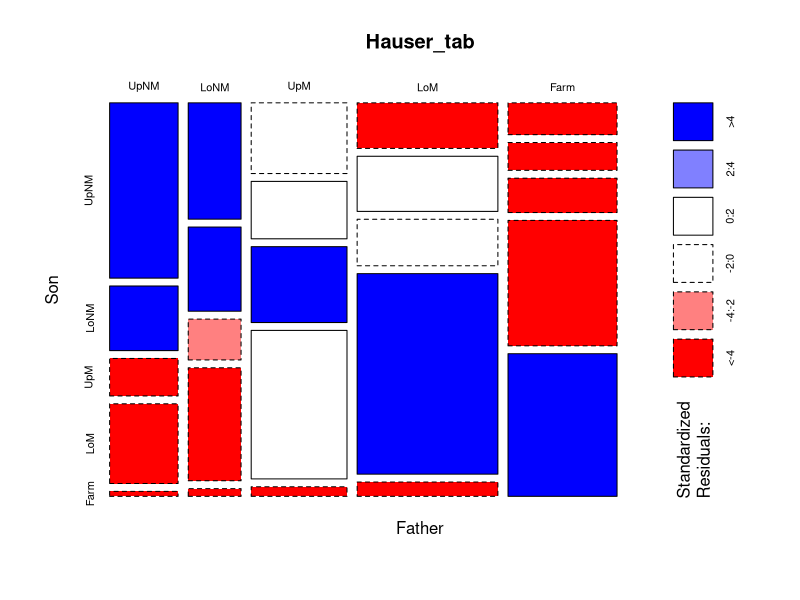
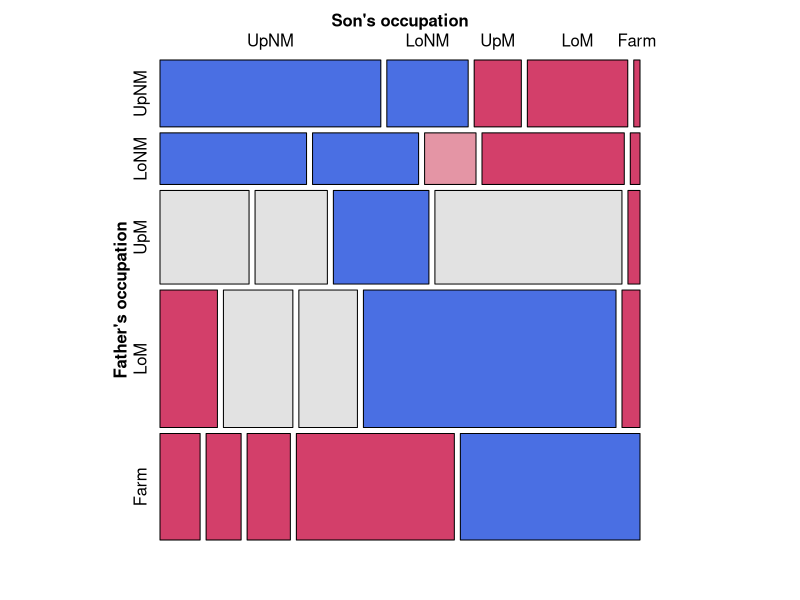
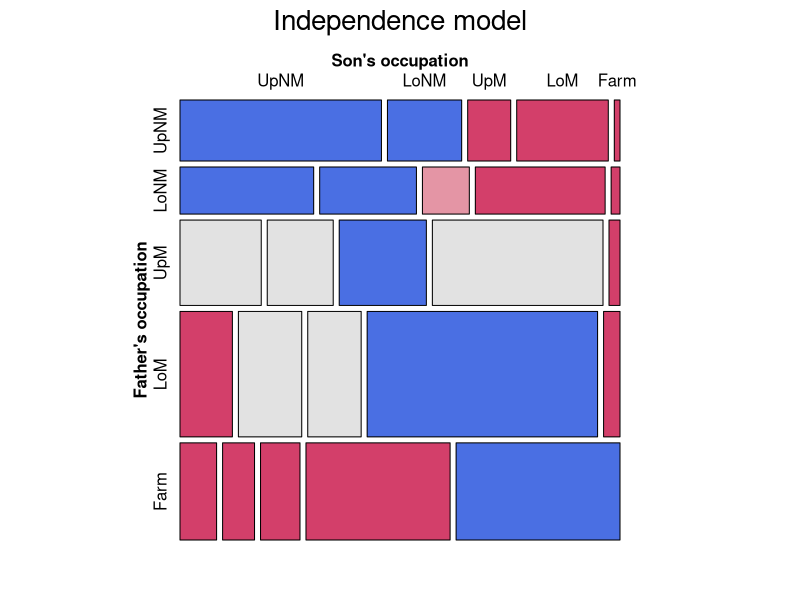
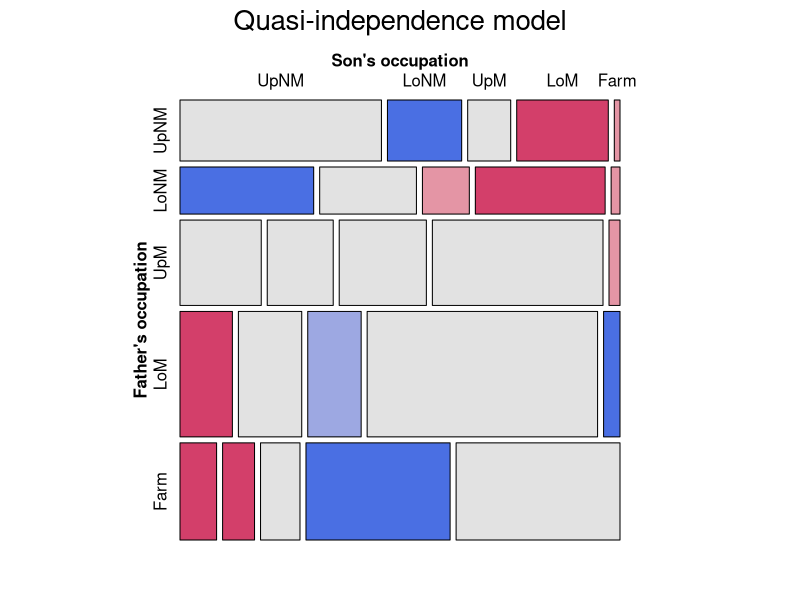
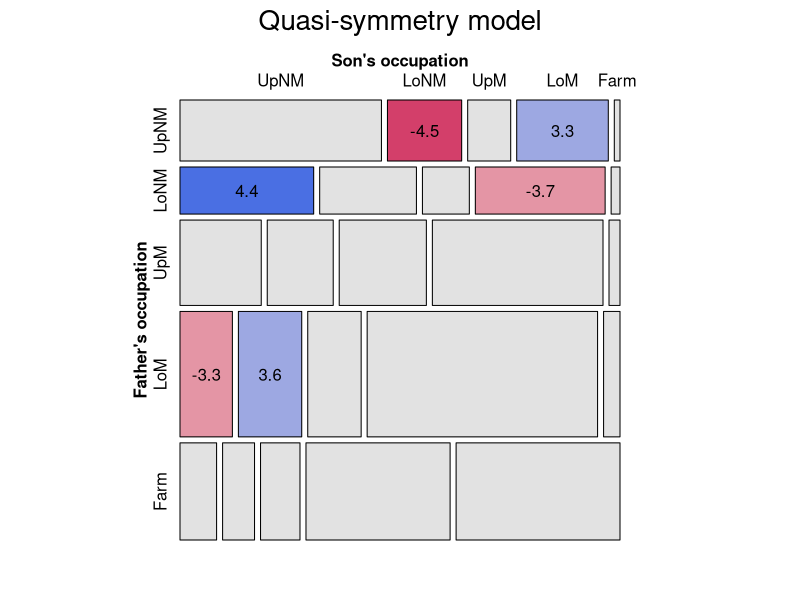
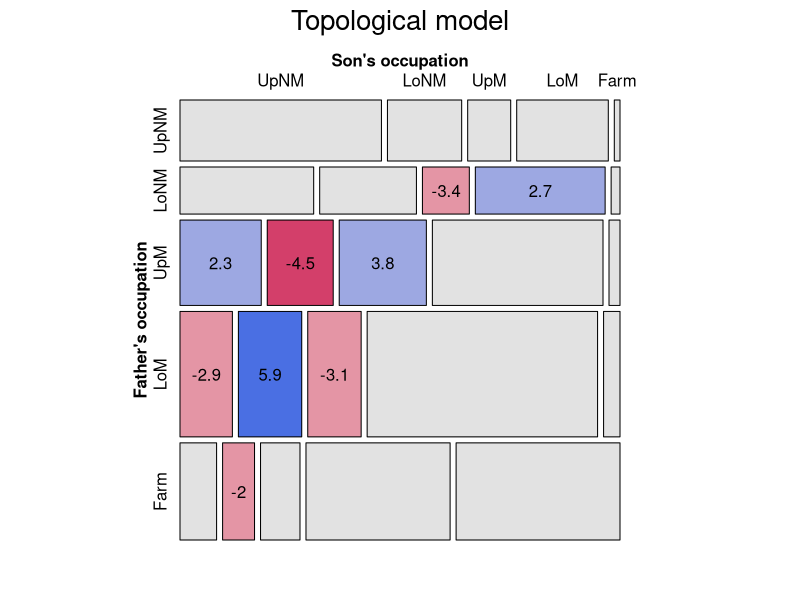
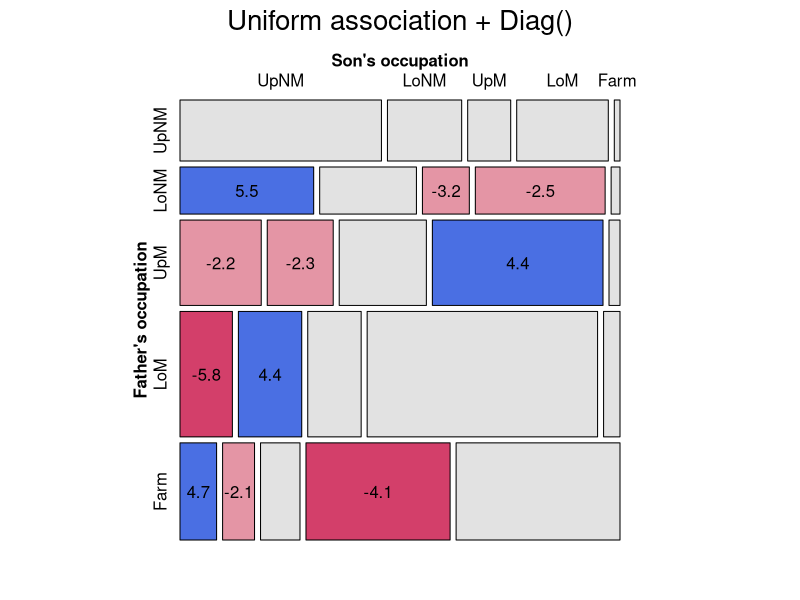

Reproduce these figures in R, in order.
## ---- chunk 1
knitr::opts_chunk$set(
  collapse = TRUE,
  message = FALSE,
  warning = FALSE,
  fig.height = 6,
  fig.width = 7,
#  fig.path = "fig/mobility-",
  dev = "png",
  comment = "##"
)

# save some typing
knitr::set_alias(w = "fig.width",
                 h = "fig.height",
                 cap = "fig.cap")

# colorize text
colorize <- function(x, color) {
  if (knitr::is_latex_output()) {
    sprintf("\\textcolor{%s}{%s}", color, x)
  } else if (knitr::is_html_output()) {
    sprintf("<span style='color: %s;'>%s</span>", color,
      x)
  } else x
}
## ---- chunk 2
data("Hauser79", package="vcdExtra")
str(Hauser79)
(Hauser_tab <- xtabs(Freq ~ Father + Son, data=Hauser79))
## ---- chunk 3
library(vcdExtra)
library(gnm)
library(dplyr)
## ---- chunk 4
plot(Hauser_tab, shade=TRUE)
## ---- chunk 5
labels <- list(set_varnames = c(Father="Father's occupation", 
                                Son="Son's occupation"))

mosaic(Freq ~ Father + Son, data=Hauser79,
       labeling_args = labels,
       shade=TRUE,
       legend = FALSE)
## ---- chunk 6
hauser.indep <- glm(Freq ~ Father + Son, 
  data=Hauser79, 
  family=poisson)

# the same mosaic, using the fitted model
mosaic(hauser.indep, formula = ~ Father + Son, 
       labeling_args = labels,
       legend = FALSE,
       main="Independence model")
## ---- chunk 7
# with symbols
with(Hauser79, Diag(Father, Son)) |> matrix(nrow=5)
## ---- chunk 8
hauser.quasi <-  update(hauser.indep, 
                        ~ . + Diag(Father, Son))

mosaic(hauser.quasi, ~ Father+Son, 
       labeling_args = labels,
       legend = FALSE,
       main="Quasi-independence model")

## ---- chunk 9
with(Hauser79, Symm(Father, Son)) |> matrix(nrow=5)
## ---- chunk 10
hauser.qsymm <-  update(hauser.indep, 
                        ~ . + Diag(Father,Son) + Symm(Father,Son))
## ---- chunk 11
anova(hauser.indep, hauser.quasi, hauser.qsymm, test="Chisq")

LRstats(hauser.indep, hauser.quasi, hauser.qsymm)
## ---- chunk 12
mosaic(hauser.qsymm, ~ Father+Son, 
       labeling_args = labels,
       labeling = labeling_residuals,
       residuals_type ="rstandard",
       legend = FALSE,
       main="Quasi-symmetry model")
## ---- chunk 13
# Levels for Hauser 5-level model
levels <- matrix(c(
      2,  4,  5,  5,  5,
      3,  4,  5,  5,  5,
      5,  5,  5,  5,  5,
      5,  5,  5,  4,  4,
      5,  5,  5,  4,  1), 
      nrow = 5, ncol = 5, 
      byrow=TRUE)
## ---- chunk 14
hauser.topo <- update(hauser.indep, 
                      ~ . + Topo(Father, Son, spec=levels))

mosaic(hauser.topo, ~Father+Son, 
       labeling_args = labels,
       labeling = labeling_residuals,
       residuals_type ="rstandard",
       legend = FALSE,
       main="Topological model")
## ---- chunk 15
LRstats(hauser.indep, hauser.quasi, hauser.qsymm, hauser.topo, sortby = "AIC")

## ---- chunk 16
Sscore <- as.numeric(Hauser79$Son)
Fscore <- as.numeric(Hauser79$Father)

Hauser79 |> cbind(Fscore, Fscore) |> head()
## ---- chunk 17
hauser.UAdiag <- update(hauser.indep,
                        . ~ . + Fscore : Sscore + Diag(Father, Son))

LRstats(hauser.UAdiag)
## ---- chunk 18
coef(hauser.UAdiag)[["Fscore:Sscore"]]
## ---- chunk 19
mosaic(hauser.UAdiag, ~ Father+Son, 
       labeling_args = labels,
       labeling = labeling_residuals,
       residuals_type ="rstandard",
       legend = FALSE,
       main="Uniform association + Diag()")
